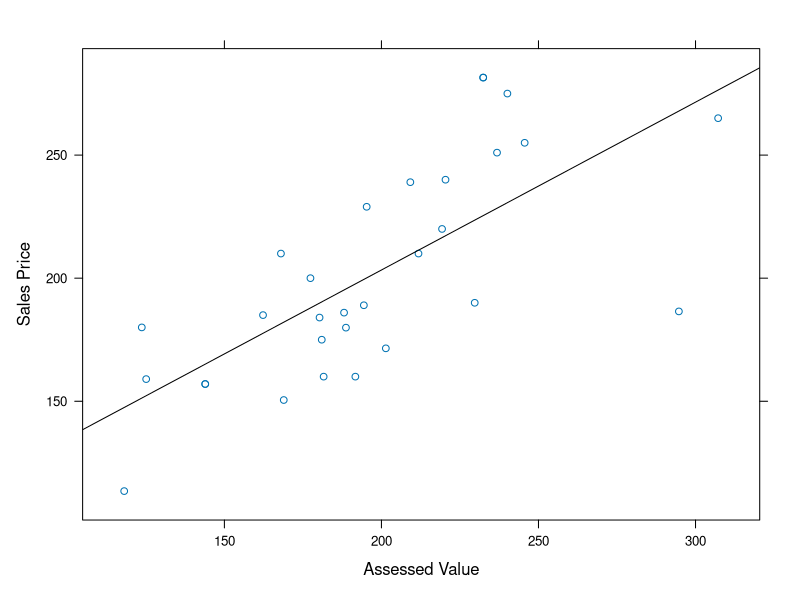
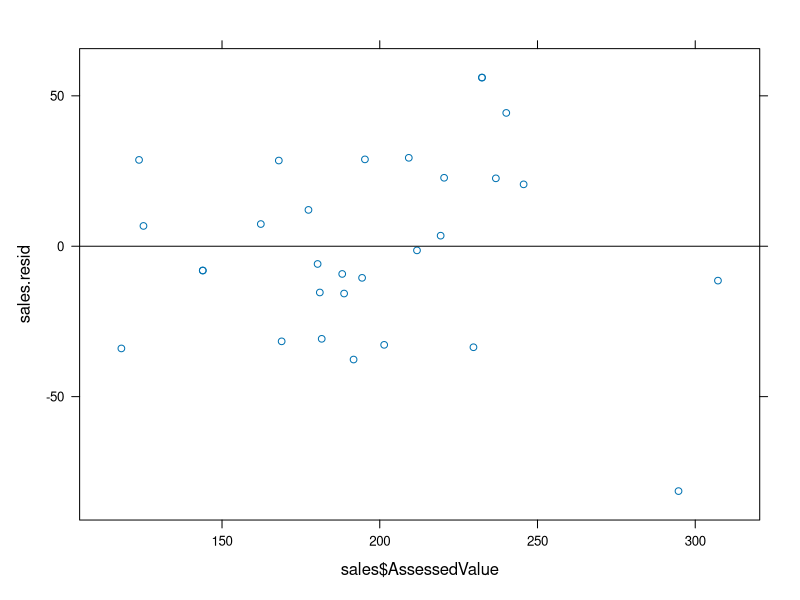
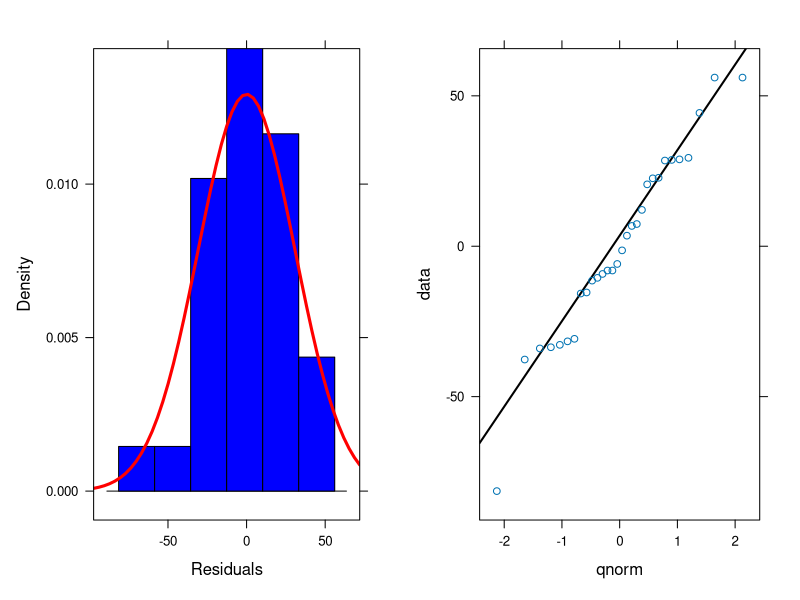
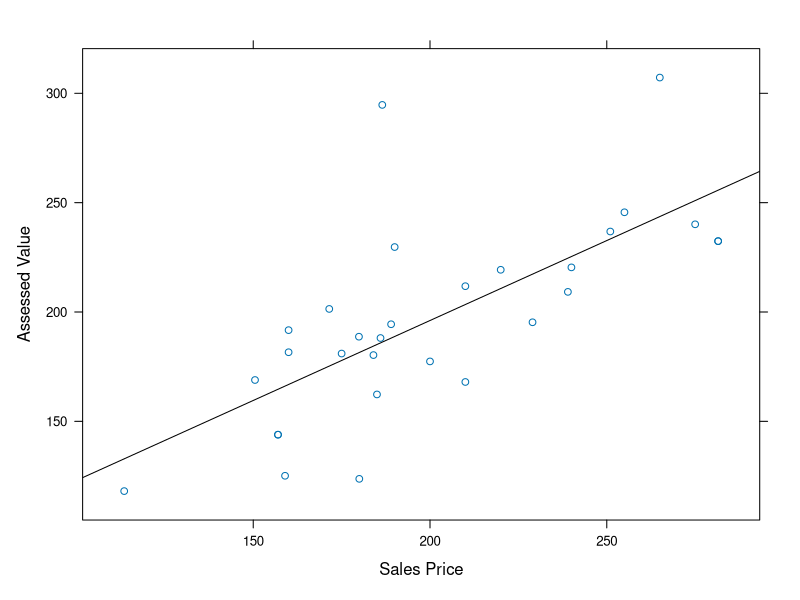

Write R code to recreate these figures, in order.
## ---- setup
library(lattice)
my_format <- function(val){
  format(val,digits=3,big.interval=3, scientific=FALSE, big.mark=',')
}
lin_reg_plot <- function(data, ...){
  xyplot(data,
         panel = function(x,y){
          panel.xyplot(x,y)
          panel.lmline(x,y)
         },...)
}
my_qqwithline <- function(data, title=NULL){
  qqmath(data,
         panel = function(x) {
           panel.qqmathline(x, distribution = qnorm, lwd=2)
           panel.qqmath(x)
         },
         main=title)
}
my_histogram <- function(x, avg, std, ...){
  histogram(x,
            panel = function(x){
              panel.histogram(x, breaks=NULL, ...)
              panel.mathdensity(dmath = dnorm, col = "red", args = list(mean=avg,sd=std), lwd=3)
            },
            type="density",...)
}
sales <- read.table("sales.txt", header=T)
## ---- A_1
lin_reg_plot(sales$SalesPrice ~ sales$AssessedValue, xlab="Assessed Value", ylab="Sales Price")
## ---- A_3
sales.cor <- cor(sales$SalesPrice, sales$AssessedValue)
## ---- A_5
sales.lm <- lm(sales$SalesPrice ~ sales$AssessedValue)
## ---- A_6
sales.predict <- predict(sales.lm)
## ---- A_7
sales.resid <- sales.lm$residuals
xyplot(sales.resid ~ sales$AssessedValue, panel=function(x,y){panel.xyplot(x,y);panel.abline(h=0)})
## ---- A_8
rh <- my_histogram(sales.resid, mean(sales.resid), sd(sales.resid), col="Blue", xlab="Residuals")
rq <- my_qqwithline(sales.resid)
print(rh,position=c(0,0,0.5,1), more=TRUE)
print(rq,position=c(0.5,0,1,1))
## ---- A_10
lin_reg_plot(sales$AssessedValue ~ sales$SalesPrice, ylab="Assessed Value", xlab="Sales Price")
sales.cor1 <- cor(sales$AssessedValue,sales$SalesPrice)
sales.lm1 <- lm(sales$AssessedValue ~ sales$SalesPrice)
## ---- A_12
sales.conf <- confint(sales.lm, level = 0.99)
## ---- A_13
resume <- summary(sales.lm)
